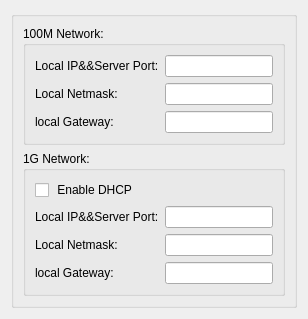
                <widget class="QWidget" name="TabIpSetting">
                 <attribute name="title">
                  <string>IP Setting    </string>
                 </attribute>
                 <layout class="QGridLayout" name="gridLayout_13">
                  <item row="1" column="0">
                   <widget class="QGroupBox" name="gSetting">
                    <property name="title">
                     <string/>
                    </property>
                    <layout class="QGridLayout" name="gridLayout_16">
                     <item row="0" column="0">
                      <widget class="QGroupBox" name="groupBox">
                       <property name="title">
                        <string>100M Network:</string>
                       </property>
                       <layout class="QGridLayout" name="gridLayout_15">
                        <item row="0" column="0">
                         <widget class="QLabel" name="label_24">
                          <property name="sizePolicy">
                           <sizepolicy hsizetype="Preferred" vsizetype="Fixed">
                            <horstretch>0</horstretch>
                            <verstretch>0</verstretch>
                           </sizepolicy>
                          </property>
                          <property name="text">
                           <string>Local IP&amp;&amp;Server Port:</string>
                          </property>
                         </widget>
                        </item>
                        <item row="1" column="0">
                         <widget class="QLabel" name="label_17">
                          <property name="sizePolicy">
                           <sizepolicy hsizetype="Preferred" vsizetype="Fixed">
                            <horstretch>0</horstretch>
                            <verstretch>0</verstretch>
                           </sizepolicy>
                          </property>
                          <property name="text">
                           <string>Local Netmask:</string>
                          </property>
                         </widget>
                        </item>
                        <item row="0" column="1">
                         <widget class="QLineEdit" name="lin_100M_Ip">
                          <property name="sizePolicy">
                           <sizepolicy hsizetype="Expanding" vsizetype="Fixed">
                            <horstretch>0</horstretch>
                            <verstretch>0</verstretch>
                           </sizepolicy>
                          </property>
                          <property name="text">
                           <string/>
                          </property>
                         </widget>
                        </item>
                        <item row="1" column="1">
                         <widget class="QLineEdit" name="lin_100M_Mask"/>
                        </item>
                        <item row="2" column="1">
                         <widget class="QLineEdit" name="lin_100M_Gateway"/>
                        </item>
                        <item row="2" column="0">
                         <widget class="QLabel" name="label_22">
                          <property name="sizePolicy">
                           <sizepolicy hsizetype="Preferred" vsizetype="Fixed">
                            <horstretch>0</horstretch>
                            <verstretch>0</verstretch>
                           </sizepolicy>
                          </property>
                          <property name="text">
                           <string>local Gateway:</string>
                          </property>
                         </widget>
                        </item>
                       </layout>
                      </widget>
                     </item>
                     <item row="1" column="0">
                      <widget class="QGroupBox" name="groupBox_2">
                       <property name="title">
                        <string>1G Network:</string>
                       </property>
                       <layout class="QGridLayout" name="gridLayout_9">
                        <item row="3" column="0">
                         <widget class="QLabel" name="label_23">
                          <property name="sizePolicy">
                           <sizepolicy hsizetype="Preferred" vsizetype="Fixed">
                            <horstretch>0</horstretch>
                            <verstretch>0</verstretch>
                           </sizepolicy>
                          </property>
                          <property name="text">
                           <string>local Gateway:</string>
                          </property>
                         </widget>
                        </item>
                        <item row="2" column="1">
                         <widget class="QLineEdit" name="lin_1G_Mask"/>
                        </item>
                        <item row="3" column="1">
                         <widget class="QLineEdit" name="lin_1G_Gateway"/>
                        </item>
                        <item row="2" column="0">
                         <widget class="QLabel" name="label_20">
                          <property name="sizePolicy">
                           <sizepolicy hsizetype="Preferred" vsizetype="Fixed">
                            <horstretch>0</horstretch>
                            <verstretch>0</verstretch>
                           </sizepolicy>
                          </property>
                          <property name="text">
                           <string>Local Netmask:</string>
                          </property>
                         </widget>
                        </item>
                        <item row="1" column="0">
                         <widget class="QLabel" name="label_18">
                          <property name="sizePolicy">
                           <sizepolicy hsizetype="Preferred" vsizetype="Fixed">
                            <horstretch>0</horstretch>
                            <verstretch>0</verstretch>
                           </sizepolicy>
                          </property>
                          <property name="text">
                           <string>Local IP&amp;&amp;Server Port:</string>
                          </property>
                         </widget>
                        </item>
                        <item row="0" column="0">
                         <widget class="QCheckBox" name="che_DHCP">
                          <property name="sizePolicy">
                           <sizepolicy hsizetype="Minimum" vsizetype="Fixed">
                            <horstretch>0</horstretch>
                            <verstretch>0</verstretch>
                           </sizepolicy>
                          </property>
                          <property name="text">
                           <string> Enable DHCP</string>
                          </property>
                         </widget>
                        </item>
                        <item row="1" column="1">
                         <widget class="QLineEdit" name="lin_1G_Ip"/>
                        </item>
                       </layout>
                      </widget>
                     </item>
                    </layout>
                   </widget>
                  </item>
                 </layout>
                </widget>
